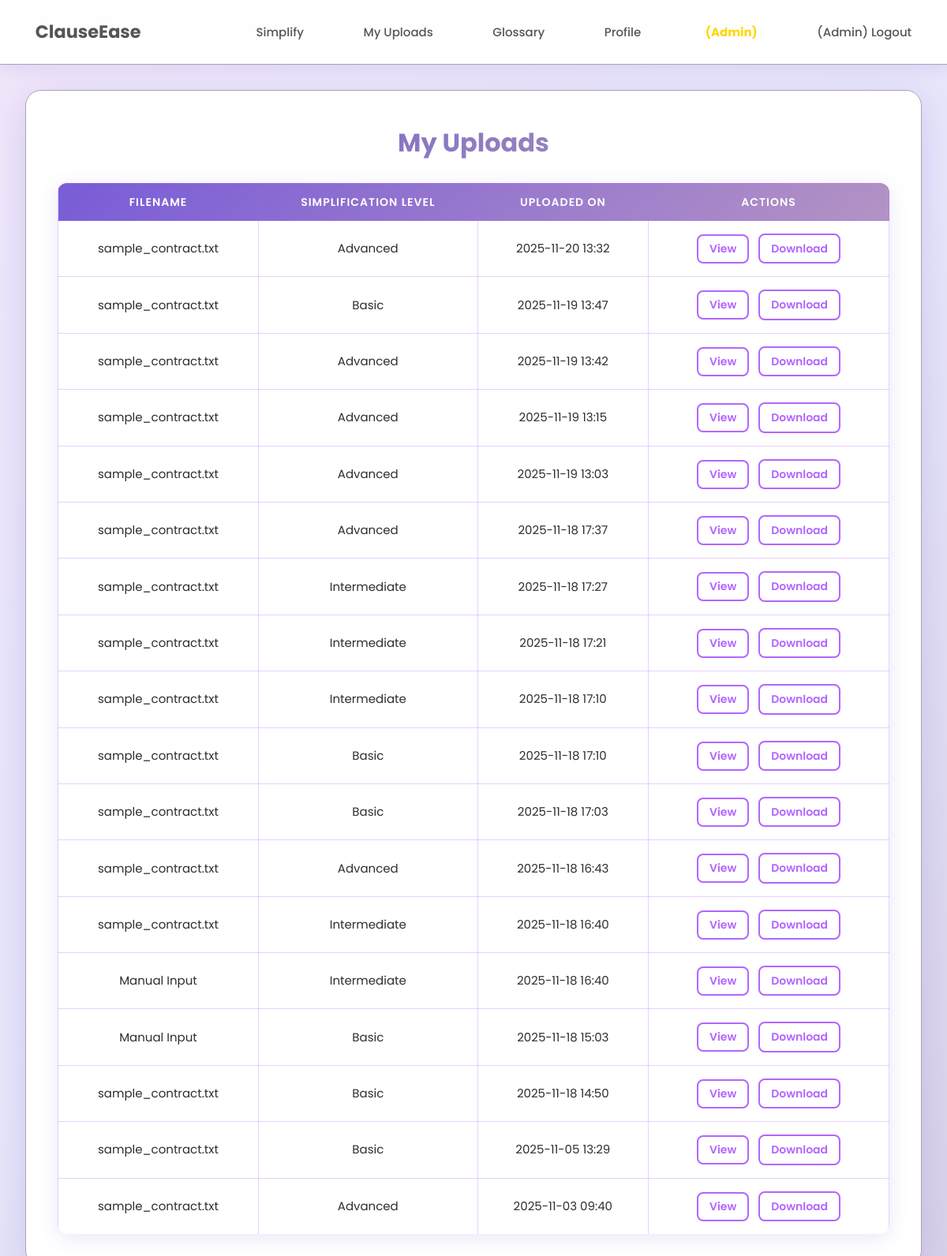
The page /uploads (signed in) on the database its author committed.
### app.py (models this page shows)
class Upload(db.Model):
    id = db.Column(db.Integer, primary_key=True)
    filename = db.Column(db.String(300))
    text = db.Column(db.Text)
    simplified_text = db.Column(db.Text)
    level = db.Column(db.String(50))
    timestamp = db.Column(db.DateTime, default=datetime.utcnow)
    user_id = db.Column(db.Integer, db.ForeignKey('user.id'), nullable=False)

### app.py (the view)
@app.route("/uploads")
def uploads():
    if "user_id" not in session:
        return redirect(url_for("login"))
    user_uploads = Upload.query.filter_by(user_id=session["user_id"]).order_by(Upload.timestamp.desc()).all()
    return render_template("uploads.html", uploads=user_uploads)

### templates/uploads.html (shortened to what this page needs)
{% extends "base.html" %}
{% block content %}
<div class="history-container">
    <h1>My Uploads</h1>
    {% if uploads %}
        <table class="history-table">
            <thead>
                <tr>
                    <th>Filename</th>
                    <th>Simplification Level</th>
                    <th>Uploaded On</th>
                    <th>Actions</th>
                </tr>
            </thead>
            <tbody>
                {% for upload in uploads %}
                <tr>
                    <td>{{ upload.filename }}</td>
                    <td>{{ upload.level }}</td>
                    <td>{{ upload.timestamp.strftime("%Y-%m-%d %H:%M") }}</td>
                    <td>
                        <button class="view-btn" onclick="showSimplified({{ upload.id }})">View</button>
                        <a href="{{ url_for('download_upload', upload_id=upload.id) }}" class="download-btn">Download</a>
                    </td>
                </tr>
                {% endfor %}
            </tbody>
        </table>
    {% else %}
        <p>No uploads yet.</p>
    {% endif %}
</div>
{% endblock %}

### static/style.css (style rules this page uses)
:root { --light-lavender: #E6E6FA; --medium-lavender: #B39EB5; --dark-lavender: #6A5ACD; --white: #FFFFFF; --text-dark: #2E2E2E; --text-light: #555555; --success: #2ECC71; --error: #DC3545; }
* { margin: 0; padding: 0; box-sizing: border-box; }
body { margin: 0; font-family: 'Poppins', sans-serif; background: linear-gradient(135deg, #F0E6FA 0%, #E6E6FA 50%, #D8D0E8 100%); color: var(--text-dark); line-height: 1.6; overflow-x: hidden; position: relative; min-height: 100vh; }
body::before { content: ''; position: fixed; width: 600px; height: 600px; background: radial-gradient(circle, rgba(106, 90, 205, 0.2) 0%, rgba(179, 158, 181, 0.1) 25%, transparent 70%); border-radius: 50%; pointer-events: none; transform: translate(-50%, -50%); transition: opacity 0.3s ease; opacity: 0; z-index: 1; left: var(--mouse-x, 50%); top: var(--mouse-y, 50%); }
.history-container { background: var(--white); border: 1px solid var(--medium-lavender); backdrop-filter: blur(15px); border-radius: 20px; padding: 40px; box-shadow: 0 10px 40px rgba(106, 90, 205, 0.2); transition: all 0.3s ease; position: relative; z-index: 2; }
.history-container h1 { font-size: 32px; color: var(--dark-lavender); margin-bottom: 15px; font-weight: 700; text-align: center; background: linear-gradient(135deg, var(--dark-lavender), var(--medium-lavender)); -webkit-background-clip: text; -webkit-text-fill-color: transparent; background-clip: text; }
.history-table { width: 100%; border-collapse: collapse; margin-top: 30px; background: rgba(230, 230, 250, 0.3); border-radius: 15px; overflow: hidden; box-shadow: 0 5px 25px rgba(106, 90, 205, 0.15); }
.history-table thead { background: linear-gradient(135deg, var(--dark-lavender), var(--medium-lavender)); }
.history-table th { padding: 16px 20px; text-align: left; font-weight: 600; color: rgb(239 238 243); text-transform: uppercase; letter-spacing: 1px; font-size: 14px; border-bottom: 2px solid var(--medium-lavender); }
.history-table td { padding: 16px 20px; border-bottom: 1px solid var(--medium-lavender); color: var(--text-dark); font-size: 15px; }
.history-table tbody tr { transition: all 0.3s ease; }
.history-table tbody tr:last-child td { border-bottom: none; }
.view-btn, .download-btn { background: transparent; border: 2px solid var(--dark-lavender); color: var(--dark-lavender); padding: 8px 16px; border-radius: 8px; cursor: pointer; transition: all 0.3s ease; margin: 4px; font-weight: 600; font-size: 14px; text-decoration: none; display: inline-block; font-family: 'Poppins', sans-serif; }

### templates/uploads.html (style rules this page uses)
.history-container { padding: 40px; color: #fff; text-align: center; }
.history-table { width: 100%; border-collapse: collapse; margin-top: 25px; background: rgba(255, 255, 255, 0.05); border-radius: 12px; overflow: hidden; }
.history-table th, .history-table td { border: 1px solid rgba(178, 102, 255, 0.3); padding: 12px 16px; text-align: center; }
.history-table th { background: rgba(178, 102, 255, 0.2); color: #ffffff; text-transform: uppercase; letter-spacing: 1px; }
.view-btn, .download-btn { background: transparent; border: 2px solid #b266ff; color: #b266ff; padding: 6px 14px; border-radius: 8px; cursor: pointer; transition: all 0.3s ease; margin: 4px; font-weight: 600; }

### rows shown on the page
Upload: filename "sample_contract.txt", level "Advanced", timestamp "2025-11-20 13:32"
Upload: filename "sample_contract.txt", level "Basic", timestamp "2025-11-19 13:47"
Upload: filename "sample_contract.txt", level "Advanced", timestamp "2025-11-19 13:42"
Upload: filename "sample_contract.txt", level "Advanced", timestamp "2025-11-19 13:15"
Upload: filename "sample_contract.txt", level "Advanced", timestamp "2025-11-19 13:03"
Upload: filename "sample_contract.txt", level "Advanced", timestamp "2025-11-18 17:37"
Upload: filename "sample_contract.txt", level "Intermediate", timestamp "2025-11-18 17:27"
Upload: filename "sample_contract.txt", level "Intermediate", timestamp "2025-11-18 17:21"
Upload: filename "sample_contract.txt", level "Intermediate", timestamp "2025-11-18 17:10"
Upload: filename "sample_contract.txt", level "Basic", timestamp "2025-11-18 17:10"
Upload: filename "sample_contract.txt", level "Basic", timestamp "2025-11-18 17:03"
Upload: filename "sample_contract.txt", level "Advanced", timestamp "2025-11-18 16:43"
Upload: filename "sample_contract.txt", level "Intermediate", timestamp "2025-11-18 16:40"
Upload: filename "Manual Input", level "Intermediate", timestamp "2025-11-18 16:40"
Upload: filename "Manual Input", level "Basic", timestamp "2025-11-18 15:03"
Upload: filename "sample_contract.txt", level "Basic", timestamp "2025-11-18 14:50"
Upload: filename "sample_contract.txt", level "Basic", timestamp "2025-11-05 13:29"
Upload: filename "sample_contract.txt", level "Advanced", timestamp "2025-11-03 09:40"

### other values the page prints
{{ session.get('username') }} "Admin"
